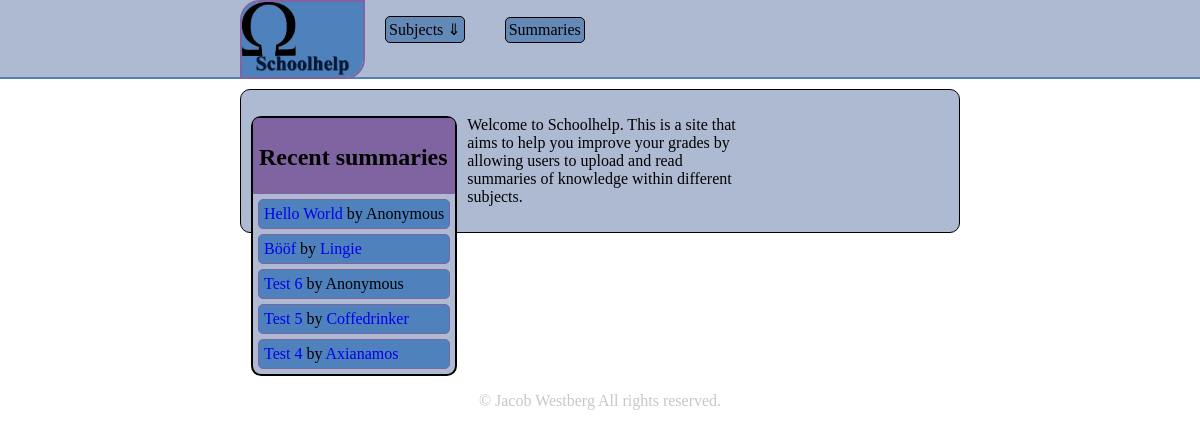
The page / on the database its author committed.
### tables this page shows
CREATE TABLE `summaries` (
  `id` int(11) NOT NULL AUTO_INCREMENT,
  `header` varchar(32) NOT NULL,
  `author` int(11) NOT NULL,
  `content` text NOT NULL,
  `date` datetime NOT NULL,
  `subject` int(11) NOT NULL,
  PRIMARY KEY (`id`)
);

CREATE TABLE `users` (
  `id` int(11) NOT NULL AUTO_INCREMENT,
  `username` varchar(32) NOT NULL,
  `karma` int(11) NOT NULL,
  PRIMARY KEY (`id`)
);

### index.php (the view, shortened to what this page needs)
<!DOCTYPE html>
<html>
<head>
	<link rel="stylesheet" type="text/css" href="style.css"/>
</head>
<body>
	<?php
	$pdo = get_pdo();
	?>
<nav>
 	<a id="image" href="index.php"><img src="images/logo.jpg" alt="logo"/></a>
	<ul>
		<li>Subjects &dArr;
		</li>
	</ul>
	<a href='summary.php'>Summaries</a>
</nav>
<div class="content">
	<ul class="summary_list">
		<li><h2>Recent summaries</h2></li>
		<?php
			$i=0;
			foreach ($pdo->query("SELECT summaries.* , users.username ,users.id AS userid FROM summaries LEFT OUTER JOIN users ON users.id=summaries.author ORDER BY date DESC") as $row) {
			echo "<li class='summary_plate'><a href='summary.php?id={$row['id']}'>{$row['header']}</a>";
			if ($row['userid']) {
						echo " by <a href='user.php?id={$row['userid']}'>{$row['username']}</a></li>";
					}
					else {
						echo " by Anonymous</a></li>";
					}
			$i++;
			if ($i == 5) {
				break;
			}
		}
		?>
	</ul>
	<p id="introduction">
		Welcome to Schoolhelp. This is a site that aims to help you improve your grades
		by allowing users to upload and read summaries of knowledge within different
		subjects.
	</p>
</div>
<footer id="copyright">&copy Jacob Westberg All rights reserved.</footer>
</body>
</html>

### style.css (style rules this page uses)
body { margin:0; }
nav img { float: left; margin-left:20%; margin-right: 20px; margin-bottom:0; height: 75px; border: 2px solid #8064a2; border-top-left-radius:20px; border-bottom-right-radius: 20px; }
nav ul { background-color: #6489b6; float: left; padding-left:0; list-style: none; padding: 3px; display: inline-table; overflow: hidden; border: 1px solid; border-radius: 5px; }
nav > a:not(#image) { border: 1px solid #000; background-color: #6489b6; padding: 3px; margin-left: 40px; margin-top: 17px; float: left; border-radius: 5px; text-decoration: none; color: #000; }
nav { background-color: #aebad2; height: 77px; padding-bottom: 0; border-bottom: 2px solid #4f81bd; }
.content > ul { float: left; border: 2px solid #000; background-color: #aebad2; border-radius: 10px; padding-left: 0; }
.content > ul > li { list-style: none; border: 1px solid #8064a2; background-color:#4f81bd; border-radius: 5px; padding: 5px; margin: 5px; }
.content > ul > li:first-child { background-color: #8064a2; margin:0; padding-bottom: 2px; border-bottom-right-radius: 0; border-bottom-left-radius: 0; }
.content > ul > li > a { text-decoration:none; }
.content { border: 1px solid #000; background-color: #aebad2; margin-left:20%; margin-right:20%; margin-top: 10px; border-radius:10px; padding: 10px; min-height: 20px; }
#introduction { display: inline-block; margin-left: 10px; width: 40%; margin-right: 20%; background-color:#aebad2; border-radius: 10px; padding: 5px border: 1px solid #000; }
#copyright { clear: both; text-align: center; color:#c7c7c7; }

### rows shown on the page
summaries: header "Hello World", shows "by Anonymous"
summaries: header "Bööf", users.username "Lingie"
summaries: header "Test 6", shows "by Anonymous"
summaries: header "Test 5", users.username "Coffedrinker"
summaries: header "Test 4", users.username "Axianamos"
